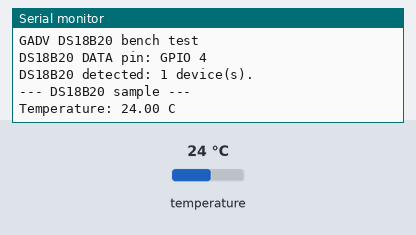
Bench run of a sketch on a simulated ESP32-S3. Parts: the last lines printed to the serial monitor. The inputs (shaded band) are chosen by the test bench; at power-on: temperature 24 °C.

Above: at 2.2 s.
2.3 s: temperature set to 12 °C
At 3.6 s:
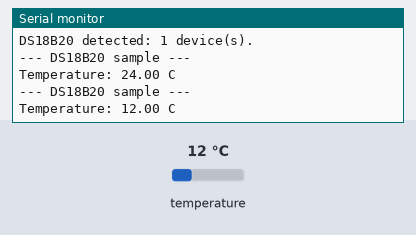
3.8 s: temperature set to 19 °C
At 4.4 s:
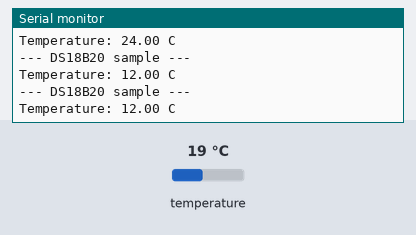
Timing chart, 0 to 6.8 s (numbered marks = the images above; inputs shaded):
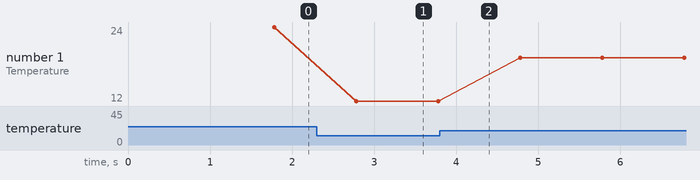

Measured:
- after the input at 2.3 s, the serial monitor: prints a new line after 0.48 s (image 1)
- plotted number 1: 24 → 12 after the input at 2.3 s, 12 → 19 after the input at 3.8 s

The sketch:

test_ds18b20.ino
```cpp
/*
  GADV DS18B20 bench test
  Board: ESP32-S3 DevKitC-1

  Approved GADV pin map:
    DS18B20 DATA = GPIO 4

  Expected readings:
    - Room temperature is typically 20-35 C indoors.
    - Touching the metal probe should slowly increase the reading.
    - Use a 4.7k pull-up resistor from DATA to 3V3.
*/

#include <OneWire.h>
#include <DallasTemperature.h>

constexpr int DS18B20_DATA_PIN = 4;
constexpr unsigned long SAMPLE_INTERVAL_MS = 1000;

OneWire oneWire(DS18B20_DATA_PIN);
DallasTemperature ds18b20(&oneWire);
bool dsReady = false;
unsigned long lastSampleAt = 0;

void setup() {
  Serial.begin(115200);
  delay(1000);

  Serial.println();
  Serial.println("GADV DS18B20 bench test");
  Serial.printf("DS18B20 DATA pin: GPIO %d\n", DS18B20_DATA_PIN);

  ds18b20.begin();
  dsReady = ds18b20.getDeviceCount() > 0;

  if (dsReady) {
    Serial.printf("DS18B20 detected: %d device(s).\n", ds18b20.getDeviceCount());
  } else {
    Serial.println("WARNING: DS18B20 not found. Check 3V3, GND, DATA, and 4.7k pull-up.");
    Serial.println("The test will keep running and retry detection every 5 seconds.");
  }
}

void loop() {
  if (!dsReady) {
    delay(5000);
    ds18b20.begin();
    dsReady = ds18b20.getDeviceCount() > 0;
    Serial.println(dsReady ? "DS18B20 detected after retry." : "DS18B20 still not detected.");
    return;
  }

  if (millis() - lastSampleAt < SAMPLE_INTERVAL_MS) return;
  lastSampleAt = millis();

  ds18b20.requestTemperatures();
  const float tempC = ds18b20.getTempCByIndex(0);

  Serial.println("--- DS18B20 sample ---");
  if (tempC <= -100.0f || tempC >= 125.0f) {
    Serial.printf("WARNING: Invalid temperature %.2f C. Check wiring and pull-up resistor.\n", tempC);
  } else {
    Serial.printf("Temperature: %.2f C\n", tempC);
  }
}
```
